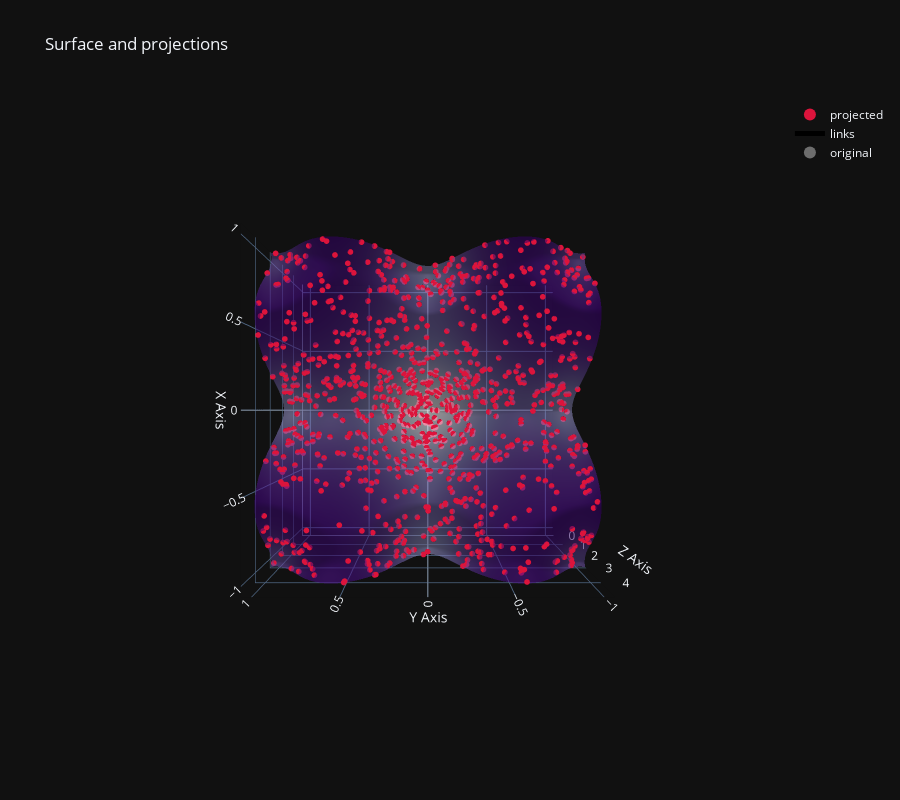

Notebook cell for this chart:
### Markdown cell above
# Samplers
The samplers module provides various sampling algorithms to generate samples from a given probability distribution. These algorithms can be used to sample a explicit (graph) or implicit ($f(z)=0$) distribution. The samplers can be used for various tasks such as:
* build a dataset or mesh for a manifold
* visualize a distribution
* build a dataset of geodesics using one of the methods in `geodesics.generate`

## Sample from an explicit manifold
The following code samples from an explicit manifold defined by a potential function $\phi(x):\mathbb{R}^i\rightarrow \mathbb{R}^m$, where $i$ is the number of (independent) inputs and $m$ the number of constraints. The dimensionality of ambient space is $n = i+m$.
* Using `randinput_expl` we can obtain a random sample of the manifold by sampling uniformly via latin-hypercube in the input space and projecting the samples onto the manifold using $\phi$. This method can be used to obtain a **uniform sample of the input space**, but it does not guarantee a uniform sample of the manifold itself, but it's fast.
* Using `volume_expl` we can obtain a non-repeated **uniform sample of the manifold**. The function perform an over-sampling of $phi$, which gets then re-sampled $w_i \sim \sqrt{\text{det} [G(x_i)]}$ where $G = J^T J$ is the metric tensor induced by $\phi$.

### Code cell
from jnlr.utils.samplers import volume_expl, randinput_expl
from jnlr.utils.manifolds import f_ackley as phi
from jnlr.utils.plot_utils import plot_3d_projection

Y_vol = volume_expl(phi, n_samples=1000, oversample=5, roi_R=5)
fig = plot_3d_projection(Y_vol, phi)

# set view from the top
fig.update_layout(scene_camera=dict(eye=dict(x=0., y=0., z=2.5)))

### Figure 1 — Plotly figure (JSON) as saved in the notebook; plotly's stock layout.template omitted (floating-point values rounded to 4 significant figures; data arrays with more than 128 entries replaced by an {"elided": "..."} marker saying what was removed)
{"data": [{"colorscale": [[0, "rgb(252,251,253)"], [0.125, "rgb(239,237,245)"], [0.25, "rgb(218,218,235)"], [0.375, "rgb(188,189,220)"], [0.5, "rgb(158,154,200)"], [0.625, "rgb(128,125,186)"], [0.75, "rgb(106,81,163)"], [0.875, "rgb(84,39,143)"], [1, "rgb(63,0,125)"]], "name": "paraboloid", "opacity": 0.55, "showscale": false, "x": {"elided": "80x80 float values"}, "y": {"elided": "80x80 float values"}, "z": {"elided": "80x80 float values"}, "type": "surface"}, {"marker": {"color": "crimson", "size": 2}, "mode": "markers", "name": "projected", "x": {"elided": "1000 float values"}, "y": {"elided": "1000 float values"}, "z": {"elided": "1000 float values"}, "type": "scatter3d"}, {"line": {"color": "black", "width": 1}, "mode": "lines", "name": "links", "x": {"elided": "3000 float values"}, "y": {"elided": "3000 float values"}, "z": {"elided": "3000 float values"}, "type": "scatter3d"}, {"marker": {"color": "rgba(120,120,120,0.9)", "size": 2}, "mode": "markers", "name": "original", "x": {"elided": "1000 float values"}, "y": {"elided": "1000 float values"}, "z": {"elided": "1000 float values"}, "type": "scatter3d"}], "layout": {"height": 800, "legend": {"itemsizing": "constant"}, "scene": {"aspectmode": "cube", "camera": {"eye": {"x": 0, "y": 0, "z": 2.5}}, "xaxis": {"title": {"text": "X Axis"}}, "yaxis": {"title": {"text": "Y Axis"}}, "zaxis": {"title": {"text": "Z Axis"}}}, "title": {"text": "Surface and projections"}}}
